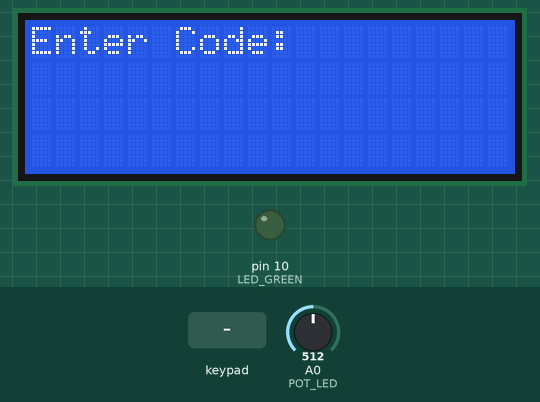
This sketch was run on a simulated Arduino Uno, built with avr-gcc and run on an emulated ATmega328P. Parts: 20×4 character LCD, output pins drawn as LEDs (lit = HIGH). Inputs (shaded band) come from the test bench; at power-on: A0 (POT_LED) = 512. What the sketch prints to the serial monitor is not drawn.

Above: at 1.2 s.
1.3 s: keypad keys 3 0 0 2 # pressed 0.4 s apart
At 3.7 s:
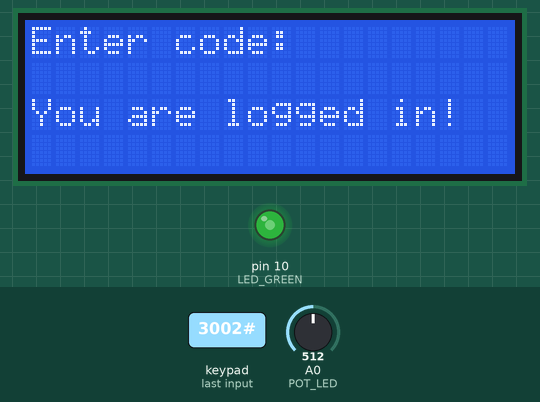
4.8 s: key 'A' pressed
6.3 s: keypad keys 3 0 0 2 * pressed 0.4 s apart
At 8.7 s:
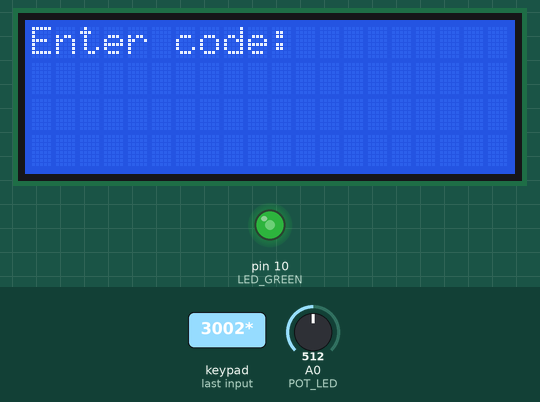
9.8 s: keypad keys 3 0 0 2 D pressed 0.4 s apart
At 12.7 s:
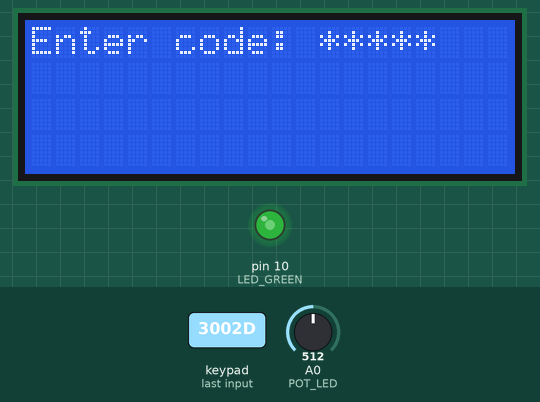
13.3 s: key 'B' pressed
14.8 s: keypad keys 3 0 0 2 A pressed 0.4 s apart
At 17.0 s:
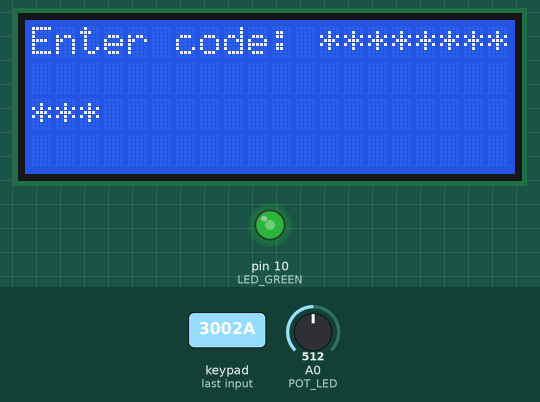
Timing chart, 0 to 18.5 s (numbered marks = the images above; inputs shaded):
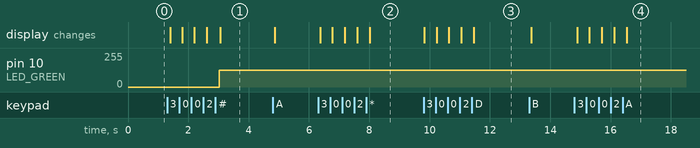

The sketch:

sketch_keypad_lcd_ic2_pin.ino
```cpp
#include <Keypad.h> // external download
#include <LiquidCrystal_I2C.h> //external download

/*
Module: LCD (w/ I2C Backpack)
GND <---> GND
VCC <---> 5V
SDA <---> A4
SCL <---> A5
*/

/*
Module: Flat Strip Keypad
- R for Row
- C for Column
R1 <---> D9
R2 <---> D8
R3 <---> D7
R4 <---> D6
C1 <---> D5
C2 <---> D4
C3 <---> D3
C4 <---> D2
*/

// LCD
const int LCD_COLUMNS = 20;
const int LCD_ROWS = 4;
LiquidCrystal_I2C lcd(0x27, LCD_COLUMNS, LCD_ROWS);

// LED
const int LED_GREEN = 10; // PWM
const int POT_LED = A0;

// KEYPAD
const int KEYPAD_ROW = 4;
const int KEYPAD_COLUMN = 4;
const char keys[KEYPAD_ROW][KEYPAD_COLUMN] = {
  {'1','2','3','A'},
  {'4','5','6','B'},
  {'7','8','9','C'},
  {'*','0','#','D'},
};
byte pin_rows[KEYPAD_ROW] = {9, 8, 7, 6}; //connect to the row pinouts of the keypad
byte pin_column[KEYPAD_COLUMN] = {5, 4, 3, 2}; //connect to the column pinouts of the keypad
Keypad keypad = Keypad( makeKeymap(keys), pin_rows, pin_column, KEYPAD_ROW, KEYPAD_COLUMN );
const String LOGIN = "3002"; // Engage the LED
const String LOGOUT = "0"; // Disengage the LED
const int INPUT_MAX_CHARACTERS = 4;
String userCode = "";

void setup() {
  // engage serial communication
  Serial.begin(9600);

  // engage lcd
  lcd.init();
  lcd.clear();
  lcd.backlight();

  // setup pins
  pinMode(LED_GREEN, OUTPUT);
  pinMode(POT_LED, INPUT);

  // set keypad config
  userCode.reserve(INPUT_MAX_CHARACTERS);

  lcd.clear();
  lcd.setCursor(0, 0);
  lcd.print("Enter Code: ");
}

void displayScreen(const String lines[]) {
  lcd.clear();

  for (int i = 0; i < 4; i++) {
    if (lines[i] != "") {
      lcd.setCursor(0, i);
      lcd.print(lines[i]);
    }
  }
}

void loop() {
  //get potentiometer value
  const int potReading = analogRead(POT_LED);
  const int ledBrightness = map(potReading, 0, 1023, 0, 255);

  // user status
  static String hiddenCode = "";
  static bool isLoggedIn = false;
  static int failedAttempts = 0;
  const int MAX_ATTEMPTS = 5;
  int codeLength = 0;

  // get keypad input
  char key = keypad.getKey();

  // check the key
  if (key){
    codeLength += 1;
    Serial.println(key);
    lcd.setCursor(12, 0);
    for (int i = 0; i < codeLength; i++) {
      hiddenCode += "*";
    }
    lcd.print(hiddenCode);

    if (key == '*') {
      userCode = "";
      hiddenCode = "";
      codeLength = 0;
      const String screen[4] = {"Enter code: ", "", "", ""};
      displayScreen(screen);
    }
    else if (key == '#') {
      if (userCode == LOGIN) {

        // reset attempts
        failedAttempts = 0;

        if (isLoggedIn) {
          analogWrite(LED_GREEN, ledBrightness);
          const String screen[4] = {"Enter code: ", "", "Already logged in!", ""};
          displayScreen(screen);
          userCode = "";
          hiddenCode = "";
          codeLength = 0;
        } else {
          isLoggedIn = true;
          analogWrite(LED_GREEN, ledBrightness);
          const String screen[4] = {"Enter code: ", "", "You are logged in!", ""};
          displayScreen(screen);
          userCode = "";
          hiddenCode = "";
          codeLength = 0;
        }
      } else if(userCode == LOGOUT){
        if (isLoggedIn) {
          isLoggedIn = false;
          analogWrite(LED_GREEN, 0);
          const String screen[4] = {"Enter code: ", "", "You are logged out!", ""};
          displayScreen(screen);
          userCode = "";
          hiddenCode = "";
          codeLength = 0;
        } else {
          const String screen[4] = {"Enter code: ", "", "Already logged out!", ""};
          displayScreen(screen);
          userCode = "";
          hiddenCode = "";
          codeLength = 0;
        }
      } else {
        if (!isLoggedIn) {
          String attemptsStr = "Tries: " + String(failedAttempts+1) + "/5";
          const String screen[4] = {"Enter code: ", "", "Invalid code!", attemptsStr};
          displayScreen(screen);
          userCode = "";
          hiddenCode = "";
          codeLength = 0;
          failedAttempts += 1;

          if (failedAttempts >= MAX_ATTEMPTS) {
            const String screen[4] = {"Access denied: ", "", "Locked - 30 minutes!", ""};
            displayScreen(screen);
            userCode = "";
            delay(60*60*30);
            failedAttempts = 0;
          }
        } else {
          userCode = "";
          hiddenCode = "";
          codeLength = 0;
          const String screen[4] = {"Enter code: ", "", "", ""};
          displayScreen(screen);
        }
      }
    } else {
      userCode += key;
      Serial.println(userCode);
    }
  }

  delay(100);
}
```

Measured:
- after the input at 1.3 s, pin 10 (LED_GREEN): 0/255 → 127/255 after 1.7 s; the display: first changes after 0.09 s (image 1 shows a later state)
- after the input at 6.3 s, the display: first changes after 0.07 s (image 2 shows a later state)
- after the input at 9.8 s, the display: first changes at once (image 3 shows a later state)
- after the input at 14.8 s, the display: first changes after 0.09 s (image 4 shows a later state)
